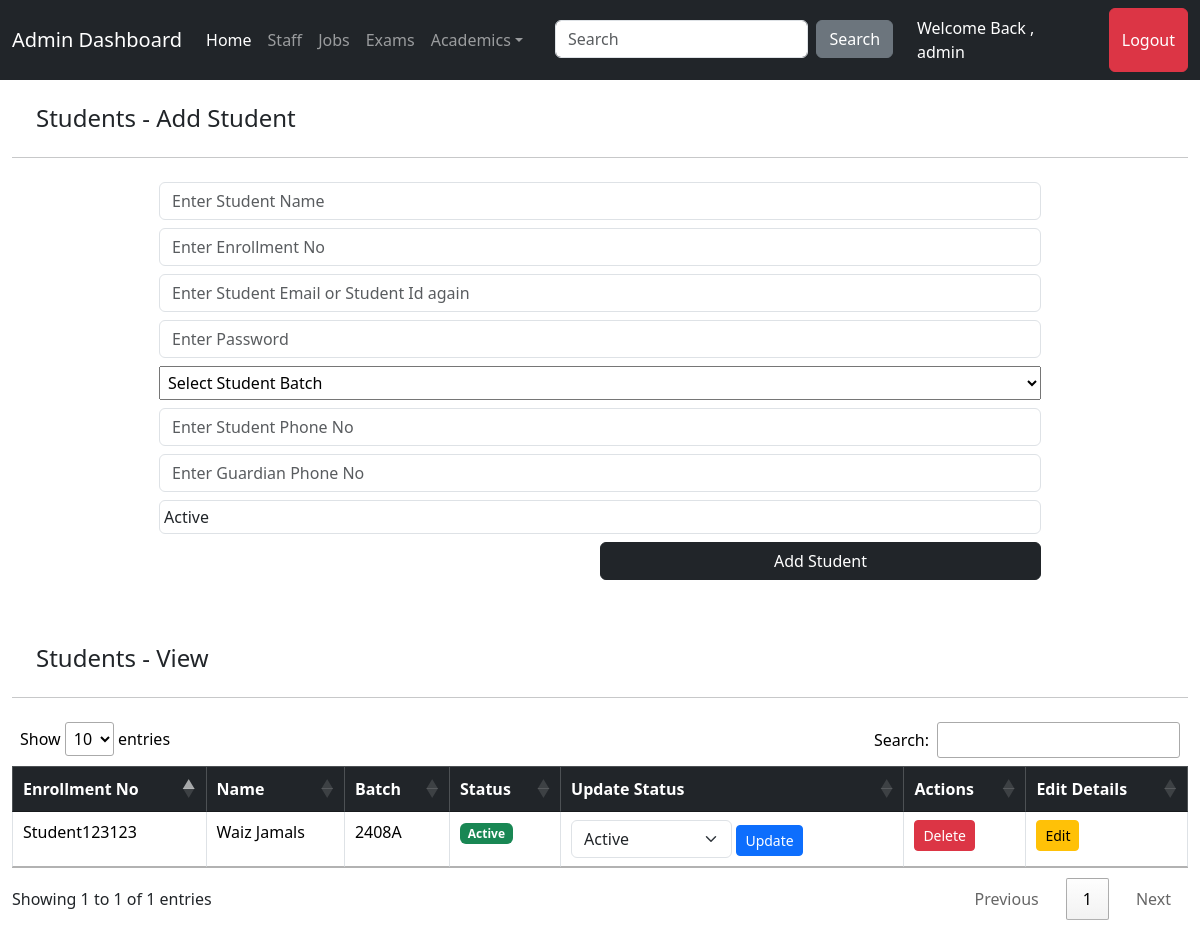
The app's page /Admin/students.php (signed in), older data.
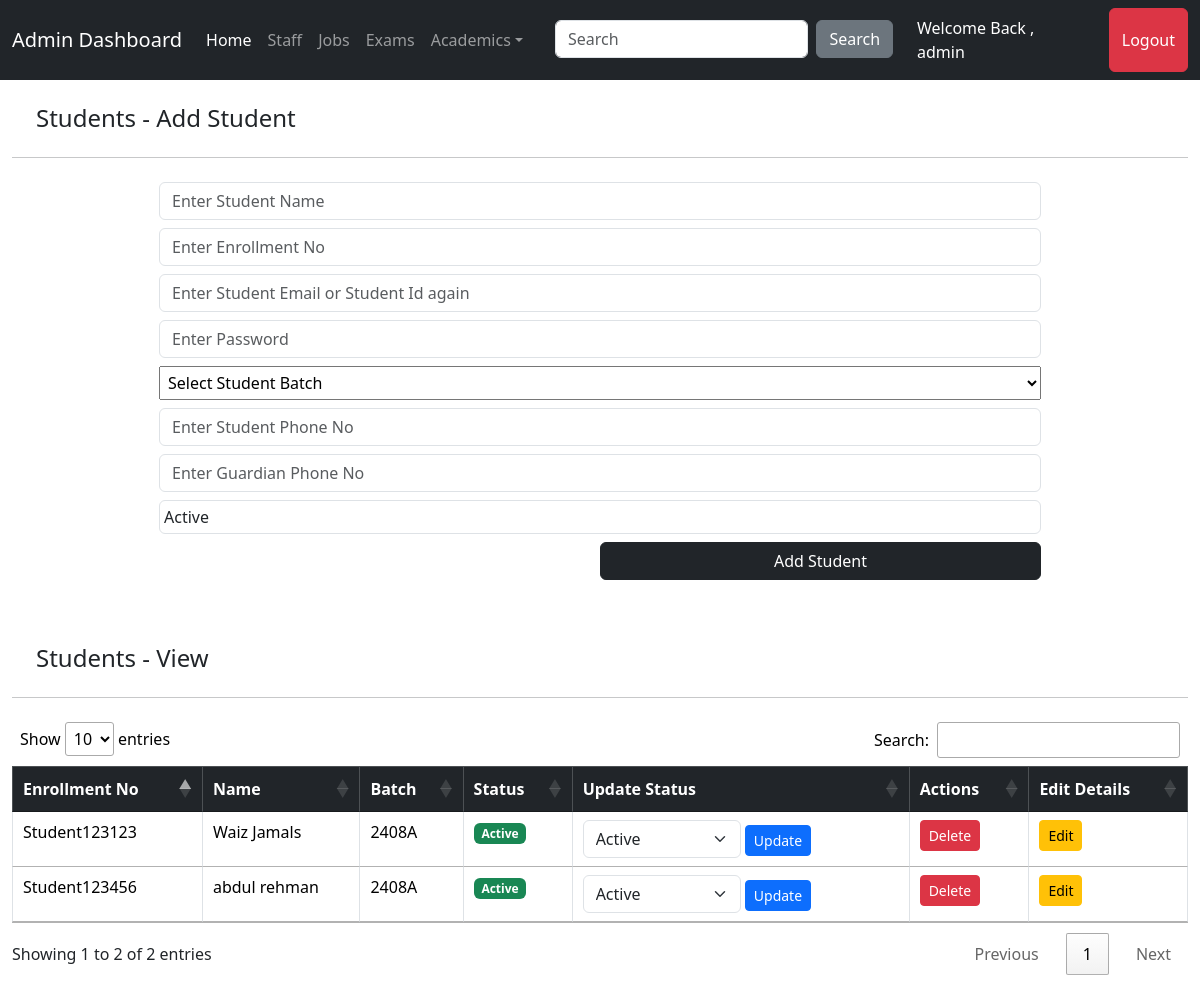
The same page, newer data.
### tables this page shows
CREATE TABLE IF NOT EXISTS `student` (
  `studentid` int NOT NULL AUTO_INCREMENT,
  `studentname` varchar(100) DEFAULT NULL,
  `enrollmentno` varchar(1000) DEFAULT NULL,
  `studentemail` varchar(200) DEFAULT NULL,
  `studentpassword` varchar(200) DEFAULT NULL,
  `studentbatch` int DEFAULT NULL,
  `studentphoneno` varchar(40) DEFAULT NULL,
  `studentguardianphoneno` varchar(40) DEFAULT NULL,
  `studentstatus` varchar(10) NOT NULL,
  PRIMARY KEY (`studentid`),
  KEY `studentbatch` (`studentbatch`)
);

CREATE TABLE IF NOT EXISTS `batches` (
  `batchid` int NOT NULL AUTO_INCREMENT,
  `batchcode` varchar(100) DEFAULT NULL,
  `batchtimings` varchar(100) DEFAULT NULL,
  `batchdays` varchar(10) NOT NULL,
  `batchinstructor` int DEFAULT NULL,
  `currentsem` varchar(50) NOT NULL,
  `batchtype` varchar(200) DEFAULT NULL,
  `batchstartdate` date DEFAULT NULL,
  `batchstatus` varchar(50) NOT NULL DEFAULT 'Active',
  PRIMARY KEY (`batchid`),
  KEY `batchinstructor` (`batchinstructor`)
);

### Admin/students.php (the view, shortened to what this page needs)
<?php
include('../connect.php');
include('headeradmin.php');
$query = "SELECT student.*, batches.batchcode FROM student
          INNER JOIN batches ON student.studentbatch = batches.batchid";
$result = mysqli_query($conn, $query);
?>
<div class="container-fluid">
    <h4 class="m-4">Students - Add Student</h4>
    <hr>
    <div class="d-flex justify-content-center align-items-center">
        <div class="w-75">
            <form action="" method="post">
                <input type="text" name="studentname" class="mt-2 form-control" placeholder="Enter Student Name" required>
                <input type="text" name="enrollmentno" class="mt-2 form-control" placeholder="Enter Enrollment No" required>
                <input type="text" name="studentemail" class="mt-2 form-control" placeholder="Enter Student Email or Student Id again" required>
                <input type="password" name="studentpassword" class="mt-2 form-control" placeholder="Enter Password" required>
                <select name="studentbatch" class="mt-2 w-100 p-1" required>
                    <option value="" selected disabled>Select Student Batch</option>
                </select>
                <input type="text" name="studentphoneno" class="mt-2 form-control" placeholder="Enter Student Phone No" required>
                <input type="text" name="studentguardianphoneno" class="mt-2 form-control" placeholder="Enter Guardian Phone No" required>
                <select name="studentstatus" class="mt-2 w-100 p-1 form-control" required>
                    <option value="Active">Active</option>
                </select>
                <button type="submit" class="btn btn-dark mt-2 w-50 float-end" name="btnaddstudent">Add Student</button>
            </form>
        </div>
    </div>
</div>
<div class="container-fluid mt-5">
    <h4 class="m-4 pt-3">Students - View</h4>
    <hr>
    <div class="table table-responsive">
    <table id="studentsTable" class="table table-bordered">
        <thead class="table-dark">
            <tr>
                <th>Enrollment No</th>
                <th>Name</th>
                <th>Batch</th>
                <th>Status</th>
                <th>Update Status</th>
                <th>Actions</th>
                <th>Edit Details</th>
            </tr>
        </thead>
        <tbody>
            <?php while ($row = mysqli_fetch_array($result)) { ?>
                <tr>
                    <td><?php echo $row['enrollmentno']; ?></td>
                    <td><?php echo $row['studentname']; ?></td>
                    <td><?php echo $row['batchcode']; ?></td>
                    <td><span class="badge bg-<?php echo ($row['studentstatus'] == 'Active') ? 'success' : 'danger'; ?>"> <?php echo $row['studentstatus']; ?> </span></td>
                    <td>
                        <form method="post" action="">
                            <select name="new_status" class="form-select d-inline w-50">
                                <option value="Active">Active</option>
                            </select>
                            <button type="submit" class="btn btn-primary btn-sm" name="update_status">Update</button>
                        </form>
                    </td>
                    <td>
                        <form method="post" action="">
                            <button type="submit" class="btn btn-danger btn-sm" name="delete_student">Delete</button>
                        </form>
                    </td>
                    <td>
    <form method="get" action="edit_student.php">
        <button type="submit" class="btn btn-warning btn-sm">Edit</button>
    </form>
</td>
                </tr>
            <?php } ?>
        </tbody>
    </table>
    </div>
</div>
<?php include('footeradmin.php'); ?>
<link rel="stylesheet" href="https://cdn.datatables.net/1.13.4/css/jquery.dataTables.min.css">

### Admin/headeradmin.php (shortened to what this page needs)
<!doctype html>
<html lang="en">
    <head>
        <link rel="stylesheet" href="//cdn.datatables.net/2.2.2/css/dataTables.dataTables.min.css">
        <link rel="stylesheet" type="text/css" href="https://cdn.jsdelivr.net/npm/toastify-js/src/toastify.min.css">
<link rel="stylesheet" href="https://cdn.jsdelivr.net/npm/bootstrap@5.3.0/dist/css/bootstrap.min.css">
<link rel="stylesheet" href="https://cdn.datatables.net/1.13.4/css/dataTables.bootstrap5.min.css">
        <link
            href="https://cdn.jsdelivr.net/npm/bootstrap@5.3.2/dist/css/bootstrap.min.css"
            rel="stylesheet"
        />
    </head>
    <body>
<nav
        class="navbar navbar-expand-sm navbar-dark bg-dark"
       >
        <div class="container-fluid">
            <a class="navbar-brand" href="#">Admin Dashboard</a>
            <div class="collapse navbar-collapse" id="collapsibleNavId">
                <ul class="navbar-nav me-auto mt-2 mt-lg-0">
                    <li class="nav-item">
                        <a class="nav-link active" href="dashboard.php" aria-current="page"
                            >Home
                            <span class="visually-hidden">(current)</span></a
                        >
                    </li>
                    <li class="nav-item">
                        <a class="nav-link" href="staff.php">Staff</a>
                    </li>
                    <li class="nav-item">
                        <a class="nav-link" href="postjobs.php">Jobs</a>
                    </li>
                    <li class="nav-item">
                        <a class="nav-link" href="exams.php">Exams</a>
                    </li>
                    <li class="nav-item dropdown">
                        <a
                            class="nav-link dropdown-toggle"
                            href="#"
                            id="dropdownId"
                            data-bs-toggle="dropdown"
                            aria-haspopup="true"
                            aria-expanded="false"
                            >Academics</a
                        >
                    </li>
                    <li>
                    <form class="d-flex my-2 my-lg-0 ms-lg-4">
                    <input
                        class="form-control me-sm-2"
                        type="text"
                        placeholder="Search"
                    />
                    <button
                        class="btn btn-secondary my-2 my-sm-0"
                        type="submit"
                    >
                        Search
                    </button>
                </form>
                    </li>
                </ul>
                <form method="post" class="d-flex my-2 my-lg-0">
                <p class="text-white mx-4" style="position:relative;top:8px">Welcome Back , <?php echo $_SESSION['adminloggedin']?></p>
                <button class="btn btn-danger" type="submit" name="btnlogout">Logout</button>
                </form>
            </div>
        </div>
       </nav>

### Admin/footeradmin.php (shortened to what this page needs)
    </body>
</html>

Row changes from the older to the newer data that the page shows:
added student: enrollmentno "Student123456", studentname "abdul rehman", studentbatch.batchcode "2408A", studentstatus "Active"
Text that changed along with them:
text written by a page script: "Show entries Search: Showing 1 to 1 of 1 entries Previous 1 Next" → "Show entries Search: Showing 1 to 2 of 2 entries Previous 1 Next"
